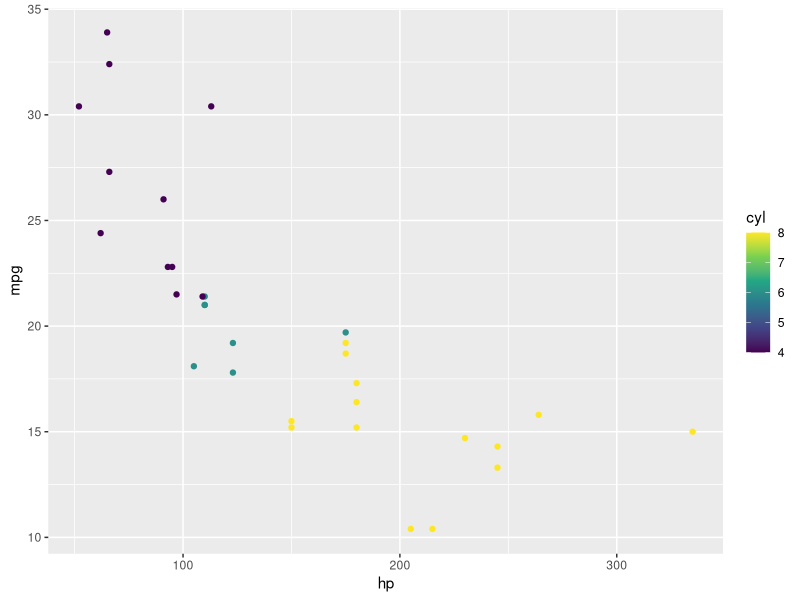

Source code (R):
## ---- chunk 1
knitr::opts_chunk$set(echo = TRUE)


## ---- chunk 2
library(dplyr)
library(ggplot2)
library(magrittr)
mtcars %>% 
  group_by(cyl) %>% 
  summarise(avg_mpg = mean(mpg))
## ---- chunk 3
ggplot(mtcars, aes(x = hp, y = mpg, colour = cyl)) +
  geom_point() +
  scale_color_viridis_c()
